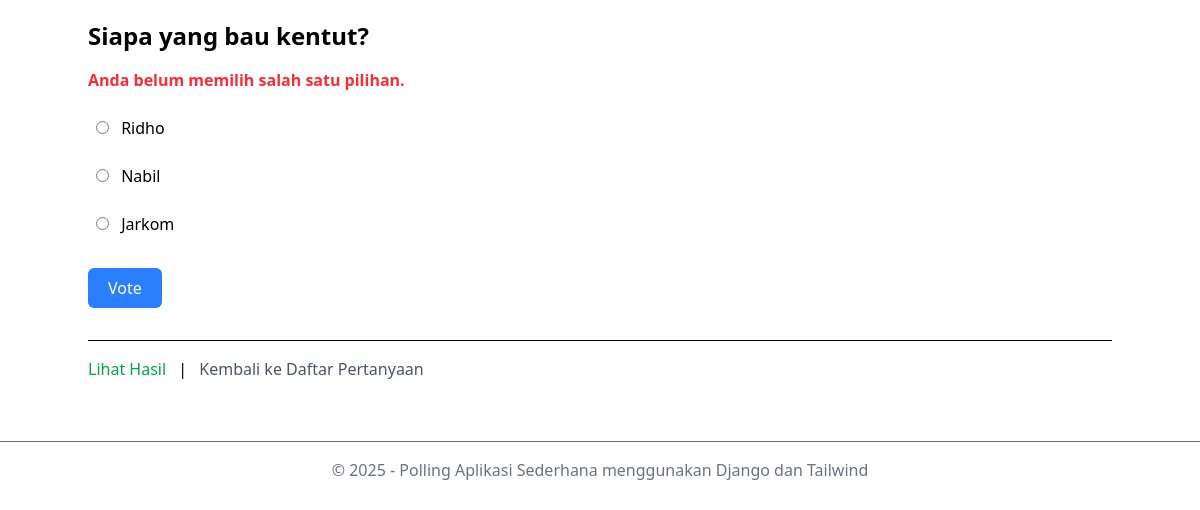
The page /2/vote/ on the database its author committed.
### siteapp/polls/models.py (models this page shows, shortened)
class Question(models.Model):
    question_text = models.CharField(max_length=200)
    pub_date = models.DateTimeField("date published")

class Choice(models.Model):
    question = models.ForeignKey(Question, on_delete=models.CASCADE)
    choice_text = models.CharField(max_length=200)
    votes = models.IntegerField(default=0)

class Settings(models.Model):
    nama = models.CharField(max_length=100)
    nilai = models.CharField(max_length=200)

### siteapp/polls/views.py (the view)
# urls.py: path('<int:question_id>/vote/', views.vote, name='vote'),
def vote(request, question_id):
    question = get_object_or_404(Question, pk=question_id)
    try:
        selected_choice = question.choice_set.get(pk=request.POST['choice'])
    except (KeyError, Choice.DoesNotExist):
        context = {
            'question': question,
            'error_message': "Anda belum memilih salah satu pilihan.",
        }
        return render(request, 'polls/detail.html', context)
    else:
        selected_choice.votes += 1
        selected_choice.save()
        return HttpResponseRedirect(reverse('polls:results', args=(question.id,)))

### siteapp/polls/context_processors.py (called while the page is built)
def project_settings(request):
    all_settings = Settings.objects.all()
    settings_dict = {setting.nama: setting.nilai for setting in all_settings}
    return settings_dict

### siteapp/polls/templates/polls/detail.html (shortened to what this page needs)
{% extends 'polls/base.html' %}  {% block content %}
<h1 class="text-2xl font-bold mb-2">{{ question.question_text }}</h1>
{% if error_message %}
<p class="text-red-500 font-bold my-4">{{ error_message }}</p>
{% endif %}
<form action="{% url 'polls:vote' question.id %}" method="post">
  {% csrf_token %} {% for choice in question.choice_set.all %}
  <div class="my-2 p-2 rounded-md hover:bg-gray-100">
    <label for="choice-{{ choice.id }}" class="cursor-pointer block">
      <input
        type="radio"
        name="choice"
        value="{{ choice.id }}"
        id="choice-{{ choice.id }}"
        class="mr-2"
        required
      />
      {{ choice.choice_text }}
    </label>
  </div>
  {% endfor %}
  <button
    type="submit"
    class="cursor-pointer mt-4 bg-blue-500 text-white px-5 py-2 rounded-md hover:bg-blue-600"
  >
    Vote
  </button>
</form>
<div class="mt-8 border-t pt-4">
  <a
    href="{% url 'polls:results' question.id %}"
    class="text-green-600 hover:underline"
    >Lihat Hasil</a
  >
  <span class="mx-2">|</span>
  <a href="{% url 'polls:index' %}" class="text-gray-600 hover:underline"
    >Kembali ke Daftar Pertanyaan</a
  >
</div>
{% endblock %}

### siteapp/polls/templates/polls/base.html (shortened to what this page needs)
<!DOCTYPE html>
<html lang="en">
  <head>
    <script src="https://cdn.jsdelivr.net/npm/@tailwindcss/browser@4"></script>
  </head>
  <body>
    <div class="container mx-auto py-5">{% block content %} {% endblock %}</div>
    <footer class="text-center text-gray-500 mt-10 border-t pt-4">
      <p>&copy; {{ tahun }} - {{ namaaplikasi }}</p>
    </footer>
  </body>
</html>

### rows shown on the page
Question: question_text "Siapa yang bau kentut?"
Choice: choice_text "Ridho"
Choice: choice_text "Nabil"
Choice: choice_text "Jarkom"
Settings: nilai "2025"
Settings: nilai "Polling Aplikasi Sederhana menggunakan Django dan Tailwind"

### other values the page prints
{{ error_message }} "Anda belum memilih salah satu pilihan."
